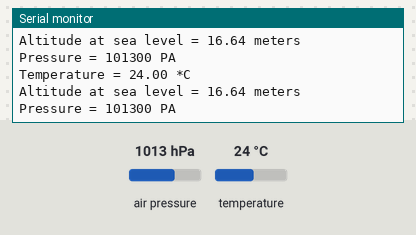
The sketch below on a simulated Arduino Uno, built with avr-gcc and run on an emulated ATmega328P. On the bench: the last lines printed to the serial monitor. Inputs (shaded band) come from the test bench; at power-on: air pressure 1013 hPa, temperature 24 °C.

Above: at 1.2 s.
1.3 s: air pressure set to 952 hPa
At 2.6 s:
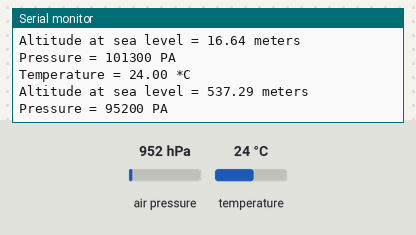
2.8 s: temperature set to 12 °C
At 3.9 s:
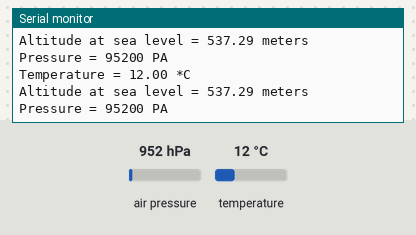
4.3 s: air pressure set to 975 hPa
At 6.0 s:
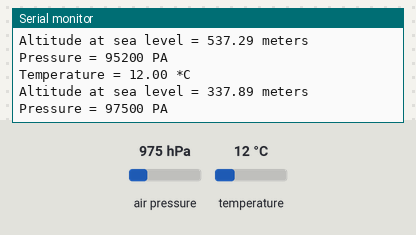
Timing chart, 0 to 7.5 s (numbered marks = the images above; inputs shaded):
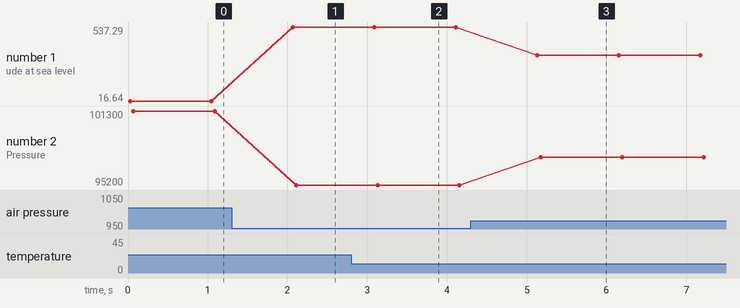

Measured:
- after the input at 1.3 s, the serial monitor: prints a new line after 0.77 s (image 1)
- after the input at 2.8 s, the serial monitor: prints a new line after 0.27 s (image 2)
- after the input at 4.3 s, the serial monitor: prints a new line after 0.83 s (image 3)
- plotted number 1: 16.64 → 537.29 after the input at 1.3 s, 537.29 → 337.89 after the input at 4.3 s
- plotted number 2: 101300 → 95200 after the input at 1.3 s, 95200 → 97500 after the input at 4.3 s

The sketch:

GY_68_BAROMETRIC_PRESSURE.ino
```cpp
#include <Wire.h>
#include <Adafruit_BMP085.h>
// Connect VCC of the BMP180 sensor to 3.3V
// Connect GND to Ground
// Connect SCL to i2c clock  thats A5
// Connect SDA to i2c data  thats A4
Adafruit_BMP085 bmp;
void setup()
{
  Serial.begin(9600);
  if (!bmp.begin())
  {
  Serial.println("BMP180 sensor not found");
  while (1) {}
  }
}

void loop() {
    Serial.print("Temperature = ");
    Serial.print(bmp.readTemperature());
    Serial.println(" *C");
    Serial.print("Altitude at sea level = ");
    Serial.print(bmp.readAltitude(101500));
    Serial.println(" meters");
    Serial.print("Pressure = ");
    Serial.print(bmp.readPressure());
    Serial.println(" PA");
    Serial.println();
    delay(1000);
}
```
